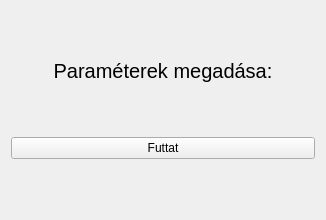
<?xml version="1.0" encoding="UTF-8"?>
<ui version="4.0">
 <class>Form</class>
 <widget class="QWidget" name="Form">
  <property name="geometry">
   <rect>
    <x>0</x>
    <y>0</y>
    <width>326</width>
    <height>220</height>
   </rect>
  </property>
  <property name="windowTitle">
   <string/>
  </property>
  <layout class="QVBoxLayout" name="verticalLayout">
   <item>
    <widget class="QLabel" name="label">
     <property name="sizePolicy">
      <sizepolicy hsizetype="Preferred" vsizetype="Fixed">
       <horstretch>0</horstretch>
       <verstretch>0</verstretch>
      </sizepolicy>
     </property>
     <property name="font">
      <font>
       <pointsize>15</pointsize>
      </font>
     </property>
     <property name="text">
      <string>Paraméterek megadása:</string>
     </property>
     <property name="alignment">
      <set>Qt::AlignCenter</set>
     </property>
    </widget>
   </item>
   <item>
    <layout class="QGridLayout" name="gridLayout"/>
   </item>
   <item>
    <widget class="QPushButton" name="btn_run">
     <property name="text">
      <string>Futtat</string>
     </property>
    </widget>
   </item>
  </layout>
 </widget>
 <resources/>
 <connections/>
</ui>
